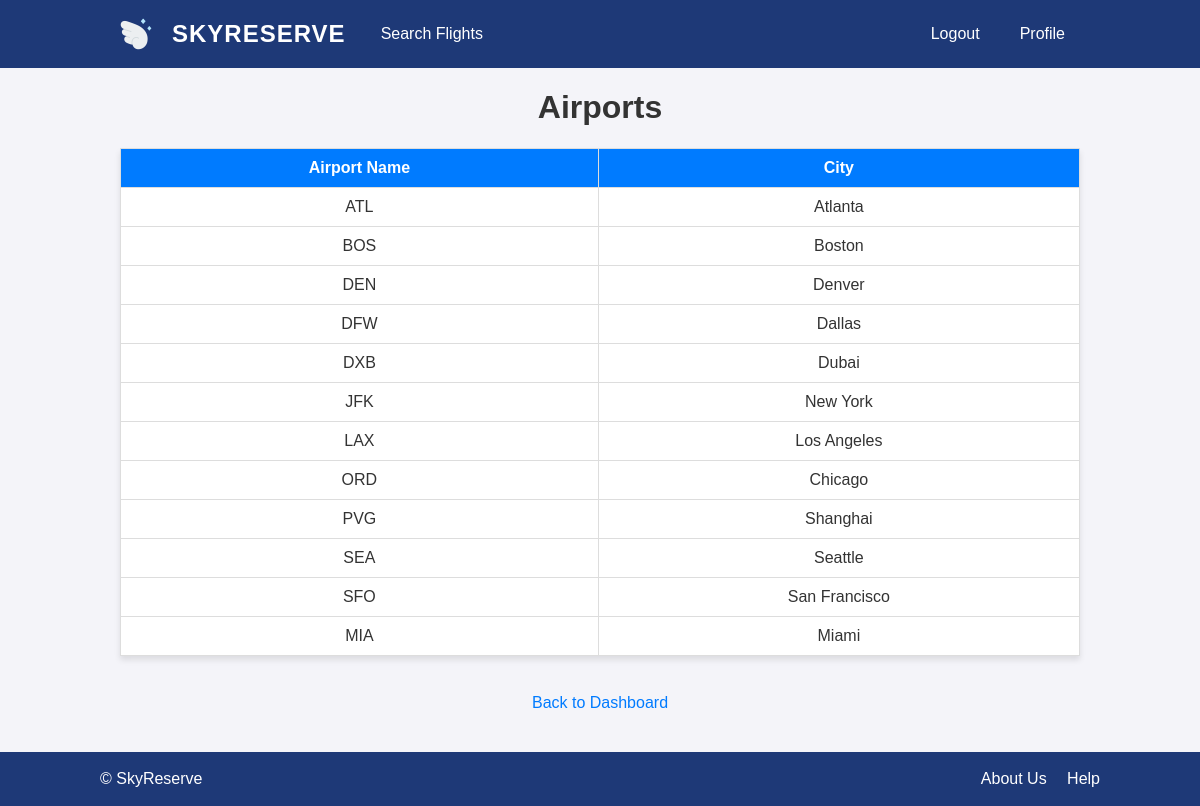
Screenshot of /airport_list (signed in) with the database file from the repository.
### tables this page shows
CREATE TABLE airport (
  airport_name TEXT PRIMARY KEY,
  airport_city TEXT NOT NULL
);

### app.py (the view)
@app.route('/airport_list')
@login_required
def airport_list():
    user_email = session['user_email']
    role = session['role']
    if role != 'airline_staff' or not check_admin_permissions(user_email):
        flash('You do not have permission to access this page.', 'danger')
        return redirect(url_for('home'))
    conn = get_db_connection()
    cursor = get_cursor(conn, dictionary=True)
    try:
        cursor.execute("SELECT airport_name, airport_city FROM airport")
        airports = cursor.fetchall()
    except Exception as e:
        flash(f'Error retrieving airports: {e}', 'danger')
        return redirect(url_for('home'))
    finally:
        cursor.close()
        conn.close()
    return render_template('airport_list.html', airports=airports)

### app.py (called while the page is built, shortened)
def get_db_connection():
    if IS_SQLITE:
        conn = sqlite3.connect(DB_INFO["path"])
        conn.row_factory = sqlite3.Row
        return conn

def get_cursor(conn, dictionary=False):
    if IS_SQLITE:
        return conn.cursor()
    return conn.cursor(dictionary=dictionary)

def _adapt_query_for_sqlite(q: str) -> str:
    q = q.replace("`", "")
    return q.replace("%s", "?")

def login_required(f):
    @wraps(f)
    def decorated_function(*args, **kwargs):
        if 'user_email' not in session:
            flash('You must be logged in to view this page.', 'danger')
            return redirect(url_for('login'))
        return f(*args, **kwargs)
    return decorated_function

def check_admin_permissions(user_email):
    conn = get_db_connection()
    cursor = get_cursor(conn, dictionary=True)
    q = "SELECT 1 FROM permission WHERE username = %s AND permission_type = 'Admin'"
    if IS_SQLITE: q = _adapt_query_for_sqlite(q)
    cursor.execute(q, (user_email,))
    result = cursor.fetchone()
    cursor.close(); conn.close()
    return result is not None

### templates/airport_list.html
{% extends "base.html" %}
{% block content %}
    <h1>Airports</h1>
    {% if airports %}
        <table>
            <thead>
                <tr>
                    <th>Airport Name</th>
                    <th>City</th>
                </tr>
            </thead>
            <tbody>
                {% for airport in airports %}
                    <tr>
                        <td>{{ airport['airport_name'] }}</td>
                        <td>{{ airport['airport_city'] }}</td>
                    </tr>
                {% endfor %}
            </tbody>
        </table>
    {% else %}
        <p>No airports found.</p>
    {% endif %}
    <br>
    <a href="{{ url_for('airline_staff_dashboard') }}">Back to Dashboard</a>
{% endblock %}

### static/css/styles.css (style rules this page uses)
:root { --blue: #1e3977; --blue-cta: #007bff; --blue-cta-hover: #0056b3; --bg: #f4f4f9; --text: #333; --white: #fff; --border: #ddd; }
html, body { height: 100%; }
body { margin: 0; min-height: 100vh; display: flex; flex-direction: column; font-family: Arial, sans-serif; text-align: center; background-color: var(--bg); color: var(--text); }
h1, h2 { color: var(--text); }
table { margin: 20px auto; border-collapse: collapse; width: 80%; background-color: var(--white); box-shadow: 0 4px 6px rgba(0, 0, 0, 0.1); }
table th, table td { padding: 10px; border: 1px solid var(--border); text-align: center; vertical-align: middle; }
table th { background-color: var(--blue-cta); color: var(--white); }
a { color: var(--blue-cta); text-decoration: none; }

### rows the page displays
airport: airport_name "ATL", airport_city "Atlanta"
airport: airport_name "BOS", airport_city "Boston"
airport: airport_name "DEN", airport_city "Denver"
airport: airport_name "DFW", airport_city "Dallas"
airport: airport_name "DXB", airport_city "Dubai"
airport: airport_name "JFK", airport_city "New York"
airport: airport_name "LAX", airport_city "Los Angeles"
airport: airport_name "ORD", airport_city "Chicago"
airport: airport_name "PVG", airport_city "Shanghai"
airport: airport_name "SEA", airport_city "Seattle"
airport: airport_name "SFO", airport_city "San Francisco"
airport: airport_name "MIA", airport_city "Miami"
